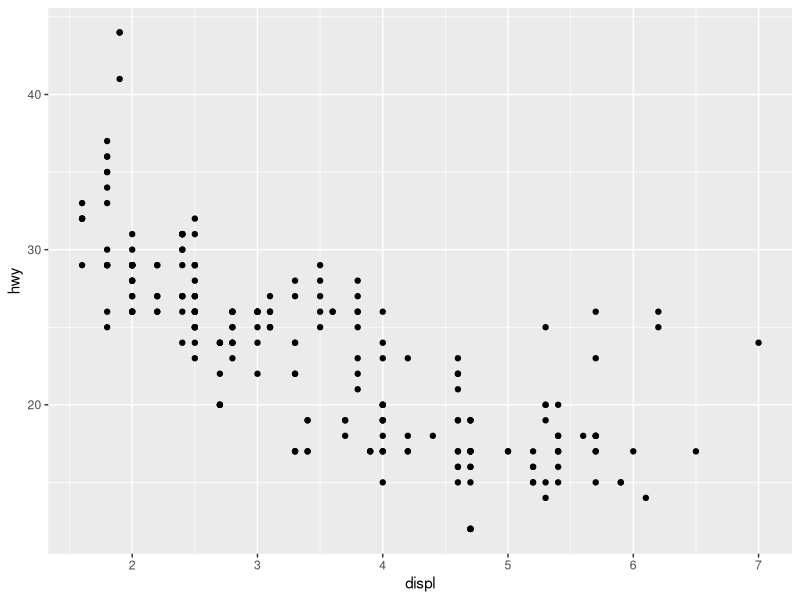
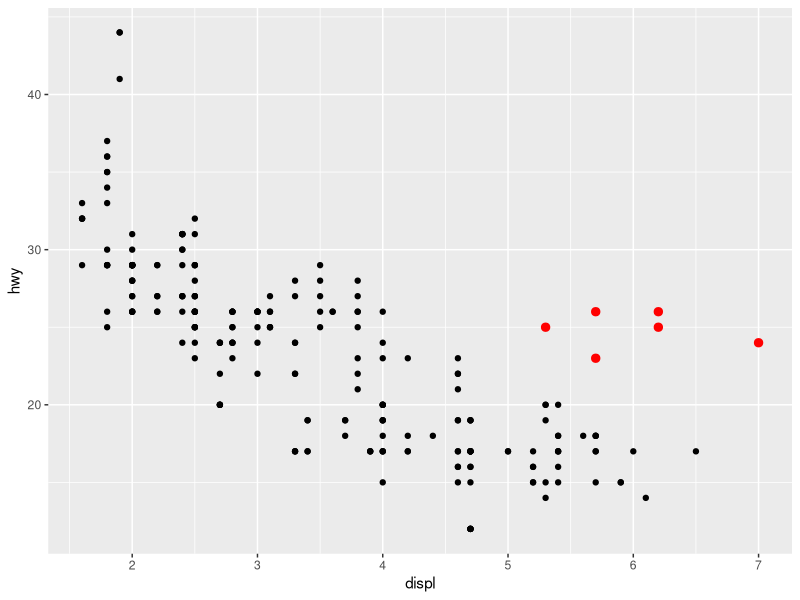
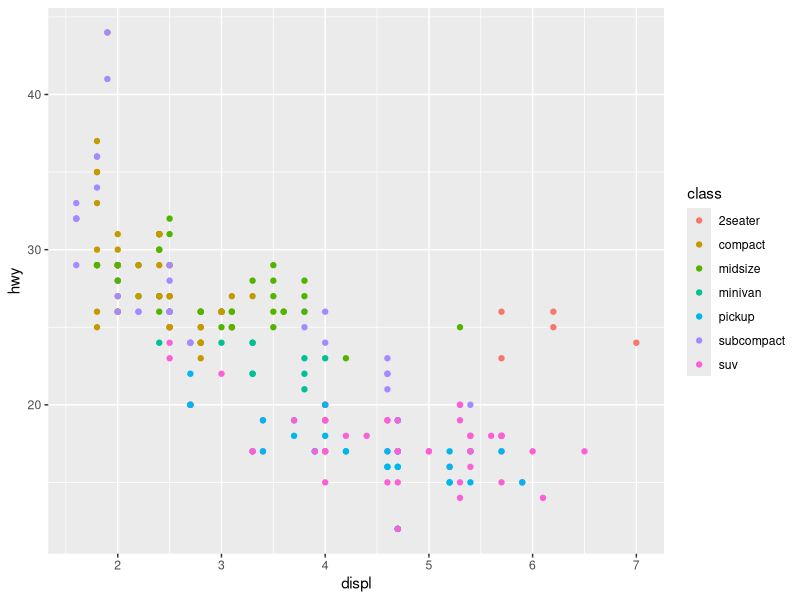
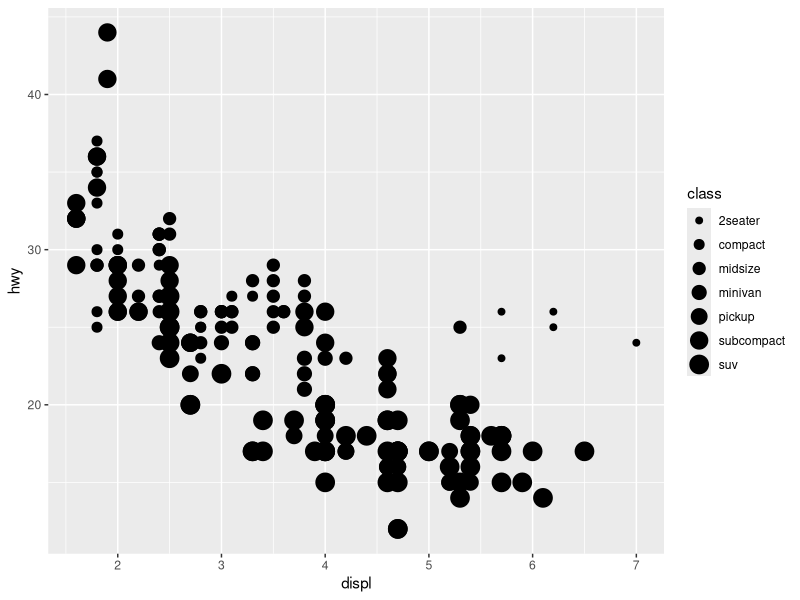
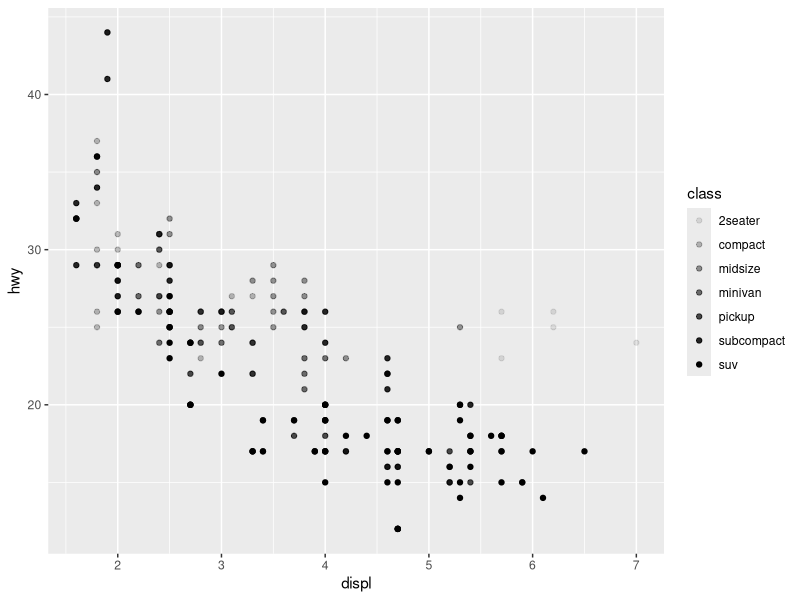
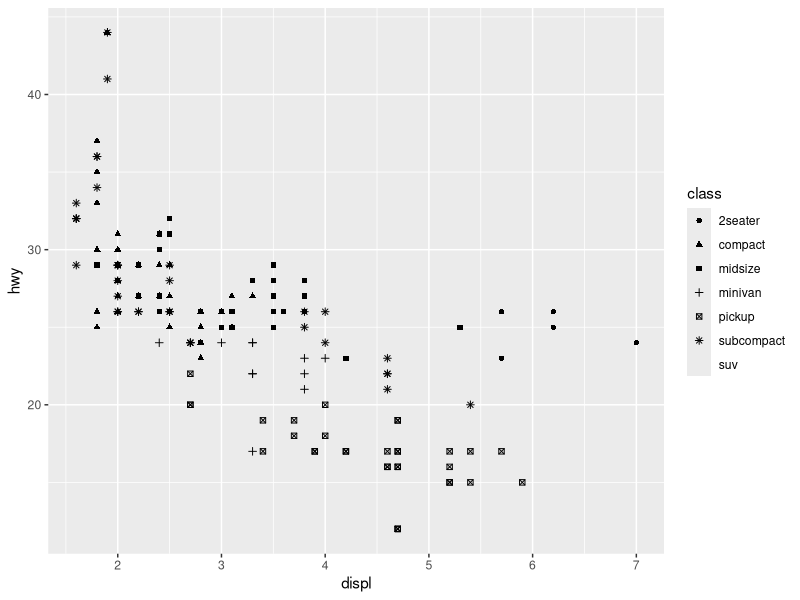
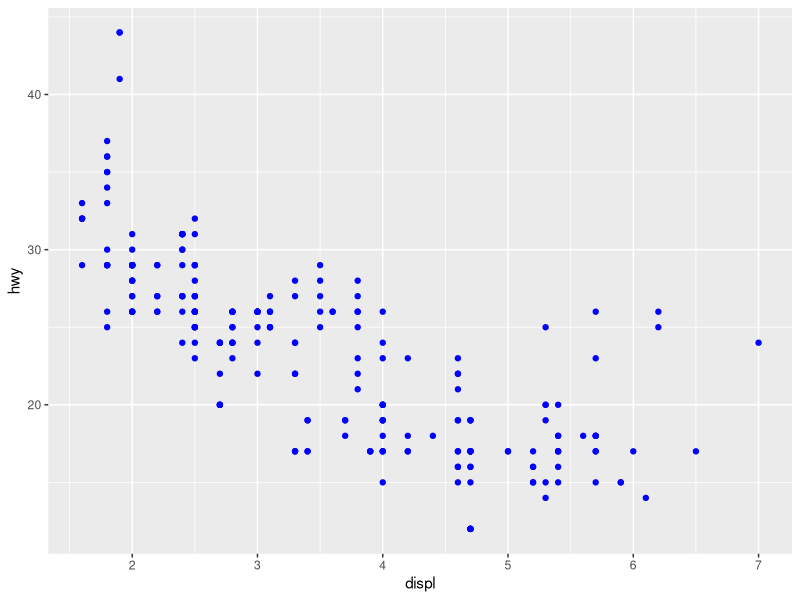
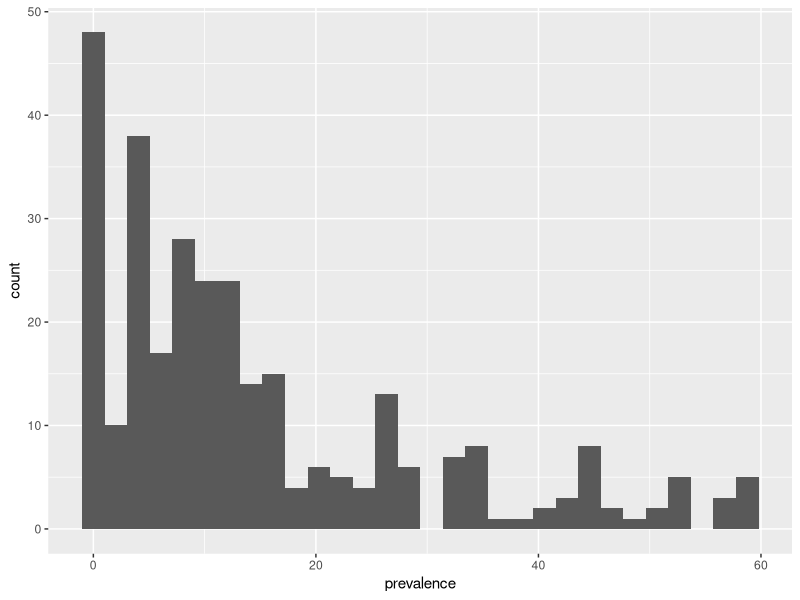

Reproduce these figures in R, in order.
## ---- chunk 1
knitr::opts_chunk$set(echo = FALSE, fig.width = 8, fig.height= 5.25)
library(tidyverse)
library(knitr)
## ---- chunk 2
kable(head(mpg,12), format = 'html')
## ---- chunk 3
ggplot(data = mpg) + 
  geom_point(mapping = aes(x = displ, y = hwy))
## ---- chunk 4
new.mpg <- mpg %>% 
  mutate(flag = if_else(hwy>20 & displ>5, "Y", "N"))

ggplot() + 
  geom_point(data = new.mpg %>% filter(flag=="N"), mapping = aes(x=displ, y=hwy)) +
  geom_point(data = new.mpg %>% filter(flag=="Y"), mapping = aes(x=displ, y=hwy), color = "red", size = 2.5)
## ---- chunk 5
ggplot(data = mpg) + 
  geom_point(mapping = aes(x = displ, y = hwy, color = class))
## ---- chunk 6
ggplot(data = mpg) + 
  geom_point(mapping = aes(x = displ, y = hwy, size = class))
## ---- chunk 7
ggplot(data = mpg) + 
  geom_point(mapping = aes(x = displ, y = hwy, alpha = class))
## ---- chunk 8
ggplot(data = mpg) + 
  geom_point(mapping = aes(x = displ, y = hwy, shape = class))
## ---- chunk 9
ggplot(data = mpg) + 
  geom_point(mapping = aes(x = displ, y = hwy), color = "blue")
## ---- chunk 10
ccdat <- read.csv("data/chronic-conditions.csv")

trim <- function (x) gsub("^\\s+|\\s+$", "", x)
ccdat$state <- trim(ccdat$state)

alldat <- ccdat[ccdat$age=="All" & ccdat$state=="National",]

ut.diabetes <- ccdat[ccdat$state=="Utah" &
                       ccdat$age=="All" & 
                       ccdat$chronicCondition=="Diabetes",]

kable(head(ccdat), format = "html")
## ---- chunk 11
library(tidyverse)
ccdat <- read.csv("data/chronic-conditions.csv")

trim <- function (x) gsub("^\\s+|\\s+$", "", x)
ccdat$state <- trim(ccdat$state)
ccdat$year <- as.numeric(ccdat$year)

alldat <- ccdat %>% 
  filter(age=="All", state=="National")
## ---- chunk 12
kable(head(alldat, 3), format = "html")
## ---- chunk 13
ggplot(data = alldat) + 
  geom_histogram(mapping = aes(x=prevalence))
## ---- chunk 14
ggplot(data = alldat) + 
  geom_density(mapping = aes(x=prevalence))
## ---- chunk 15
ggplot(data = alldat) +
  geom_point(mapping = aes(x=year, y=prevalence))
## ---- chunk 16
ggplot(data = alldat) + 
  geom_boxplot(mapping = aes(x=as.factor(year), y=prevalence))
## ---- chunk 17
ggplot(data = alldat) + 
  geom_smooth(mapping = aes(x=year, y=prevalence), method=lm)
## ---- chunk 18
ggplot(data = alldat) + 
  geom_point(mapping = aes(x=year,y=prevalence)) + 
  geom_smooth(mapping = aes(x=year,y=prevalence), method=lm)
## ---- chunk 19
ut.diabetes <- ccdat %>% 
  filter(state=="Utah", age=="All", chronicCondition=="Diabetes")

ggplot(data = ut.diabetes) + 
  geom_bar(aes(x=year, y=prevalence, fill=gender), stat="identity", position="dodge")
## ---- chunk 20
ggplot(data = alldat, mapping = aes(x=year, y=prevalence, color=chronicCondition)) + 
  geom_point() + 
  geom_line()
## ---- chunk 21
ggplot(data = alldat, mapping = aes(x=year, y=prevalence, color=chronicCondition)) + 
  geom_point() + 
  geom_line() + 
  facet_wrap(~gender)
## ---- chunk 22
ggplot(data = alldat, mapping = aes(x=year, y=prevalence, color=gender)) + 
  geom_point() + 
  geom_line() + 
  facet_grid(gender~chronicCondition)
